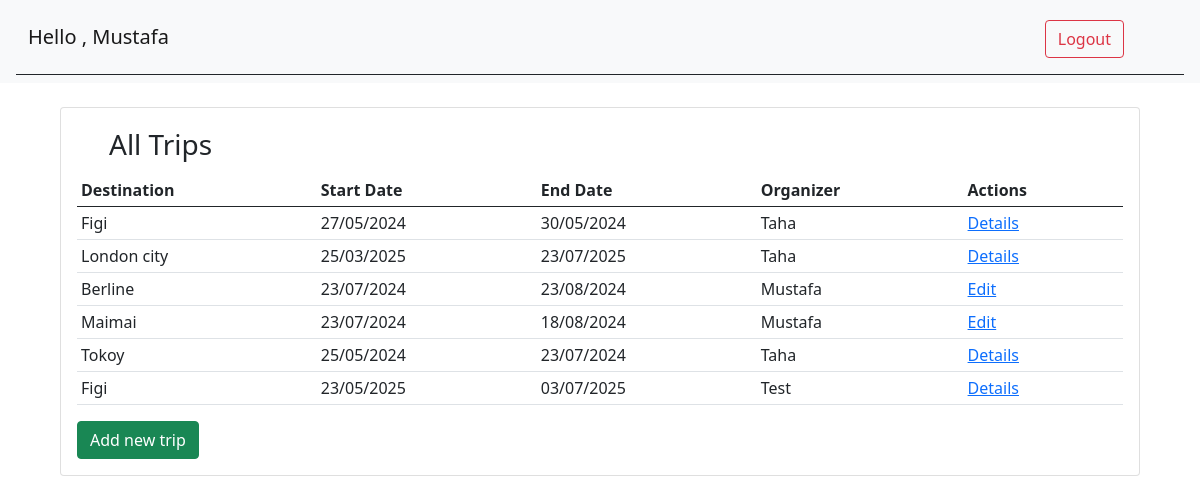
Screenshot of /dashboard (signed in) with the database file from the repository.
### exam_app/models.py (models this page shows)
class User(models.Model):
    first_name = models.CharField(max_length=45)
    last_name = models.CharField(max_length=45)
    email = models.CharField(max_length=127)
    password = models.CharField(max_length=50)
    birthday = models.DateField(null=True)
    created_at = models.DateTimeField(auto_now_add=True)
    updated_at = models.DateTimeField(auto_now=True)
    objects = UserManager()

class Trip(models.Model):
    destination = models.CharField(max_length=255)
    start_date = models.DateField()
    end_date = models.DateField()
    desc = models.TextField()
    created_by = models.ForeignKey(User,related_name="created_trips",on_delete=models.CASCADE)
    travelers = models.ManyToManyField(User,related_name="trips")
    created_at = models.DateTimeField(auto_now_add=True)
    updated_at = models.DateTimeField(auto_now=True)
    objects = TripManager()

### exam_app/views.py (the view)
# urls.py: path('dashboard',views.main_page,name='main_page'),
def main_page(request):
    if not 'userID' in request.session:
        messages.warning(request,'You need to regiester or login',extra_tags='invalid_accuess')
        return redirect('/')
    data={
        "user":User.objects.get(id=request.session['userID']),
        'trips': Trip.objects.all(),
    }
    return render(request,'main_page.html',data)

### exam_app/templates/main_page.html (shortened to what this page needs)
<!DOCTYPE html>
<html lang="en">
<head>
    <link href="https://cdn.jsdelivr.net/npm/bootstrap@5.0.2/dist/css/bootstrap.min.css" rel="stylesheet"
>
    {%load static %}
    <link rel="stylesheet" href="{%static 'css/mainPage_style.css'%}">
</head>
<body>
    <nav class="navbar navbar-expand-lg navbar-light bg-light ">
        <div class="container-fluid mt-1 mx-3 pt-1 pb-3 border-bottom border-dark">
            <a class="navbar-brand" href="/main_page">Hello , {{user.first_name}}</a>
            <div class="d-flex flex-row align-items-center mt-1">
                <form action='/logout' class="d-flex  mx-5">
                    <button class="mybtn btn btn-outline-danger" type="submit">Logout</button>
                </form>
            </div>
    </nav>
    <div class="row justify-content-center mt-4 mx-5">
        <div class="col-md-12">
            <div class="card ">
                <div class="card-body">
                    <h3 class="card-title py-1 px-4 mx-2 ">All Trips</h3>
                    <table class="table table-sm">
                        <thead>
                            <tr>
                                <th>Destination</th>
                                <th>Start Date</th>
                                <th>End Date</th>
                                <th>Organizer</th>
                                <th>Actions</th>
                            </tr>
                        </thead>
                        <tbody>
                            {%for trip in trips%}
                            <tr>
                                <td>{{trip.destination}}</td>
                                <td>{{trip.start_date|date:"d/m/Y"}}</td>
                                <td>{{trip.end_date|date:"d/m/Y"}}</td>
                                <td>{{trip.created_by.first_name}}</td>
                                {% if trip.created_by.id == user.id %}
                                <td><a href="/trips/edit/{{trip.id}}">Edit</a></td>
                                {%else%}
                                <td><a href="/trips/{{trip.id}}">Details</a></td>
                                {%endif%}
                            </tr>
                            {%endfor%}
                        </tbody>
                    </table>
                    <div>
                        <a href="/trips/new" class="btn btn-success">Add new trip</a>
                    </div>
                </div>
            </div>
        </div>
    </div>
</body>
</html>

### exam_app/static/css/mainPage_style.css (style rules this page uses)
* { padding: 0px; margin: 0px; }

### rows the page displays
User: first_name "Mustafa"
Trip: destination "Figi", start_date "27/05/2024", end_date "30/05/2024", created_by.first_name "Taha"
Trip: destination "London city", start_date "25/03/2025", end_date "23/07/2025", created_by.first_name "Taha"
Trip: destination "Berline", start_date "23/07/2024", end_date "23/08/2024", created_by.first_name "Mustafa"
Trip: destination "Maimai", start_date "23/07/2024", end_date "18/08/2024", created_by.first_name "Mustafa"
Trip: destination "Tokoy", start_date "25/05/2024", end_date "23/07/2024", created_by.first_name "Taha"
Trip: destination "Figi", start_date "23/05/2025", end_date "03/07/2025", created_by.first_name "Test"
